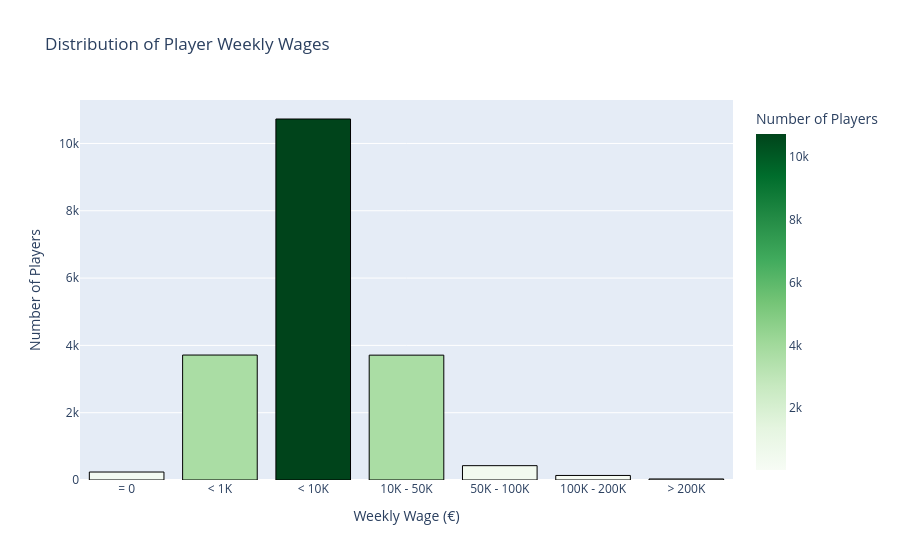

Notebook cell for this chart:
### Markdown cell above
**How are weekly wages distributed? Is there a long tail of very high earners?**

### Code cell
wage_dist = spark.sql("""
    SELECT
        CASE
            WHEN Wage = 0  THEN '= 0'
            WHEN Wage < 1000  THEN '< 1K'
            WHEN Wage < 10000  THEN '< 10K'
            WHEN Wage < 50000  THEN '10K - 50K'
            WHEN Wage < 100000 THEN '50K - 100K'
            WHEN Wage < 200000 THEN '100K - 200K'
            ELSE '> 200K'
        END AS Wage_Range,
        COUNT(*) AS Player_Count
    FROM fifa
    WHERE Wage IS NOT NULL
    GROUP BY Wage_Range
    ORDER BY MIN(Wage)
""").toPandas()  # NOTE: small aggregated result only

fig = px.bar(
    wage_dist, x="Wage_Range", y="Player_Count",
    title="Distribution of Player Weekly Wages",
    labels={"Wage_Range": "Weekly Wage (€)", "Player_Count": "Number of Players"},
    color="Player_Count", color_continuous_scale="Greens"
)
fig.update_traces(marker_line_color='black', marker_line_width=1)
fig.show()

### Figure 1 — Plotly figure (JSON) as saved in the notebook; plotly's stock layout.template omitted (floating-point values rounded to 4 significant figures)
{"data": [{"hovertemplate": "Weekly Wage (€)=%{x}<br>Number of Players=%{marker.color}<extra></extra>", "legendgroup": "", "marker": {"color": [237, 3713, 10727, 3710, 426, 135, 31], "coloraxis": "coloraxis", "line": {"color": "black", "width": 1}, "pattern": {"shape": ""}}, "name": "", "orientation": "v", "showlegend": false, "textposition": "auto", "type": "bar", "x": ["= 0", "< 1K", "< 10K", "10K - 50K", "50K - 100K", "100K - 200K", "> 200K"], "xaxis": "x", "y": [237, 3713, 10727, 3710, 426, 135, 31], "yaxis": "y"}], "layout": {"barmode": "relative", "coloraxis": {"colorbar": {"title": {"text": "Number of Players"}}, "colorscale": [[0, "rgb(247,252,245)"], [0.125, "rgb(229,245,224)"], [0.25, "rgb(199,233,192)"], [0.375, "rgb(161,217,155)"], [0.5, "rgb(116,196,118)"], [0.625, "rgb(65,171,93)"], [0.75, "rgb(35,139,69)"], [0.875, "rgb(0,109,44)"], [1, "rgb(0,68,27)"]]}, "legend": {"tracegroupgap": 0}, "title": {"text": "Distribution of Player Weekly Wages"}, "xaxis": {"anchor": "y", "domain": [0, 1], "title": {"text": "Weekly Wage (€)"}}, "yaxis": {"anchor": "x", "domain": [0, 1], "title": {"text": "Number of Players"}}}}
